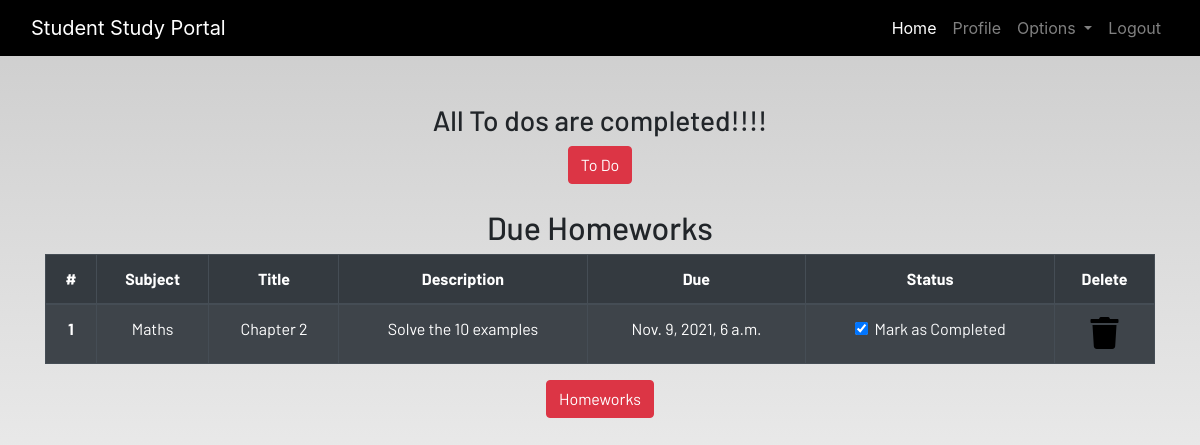
The page /profile/ (signed in) on the database as committed earlier.
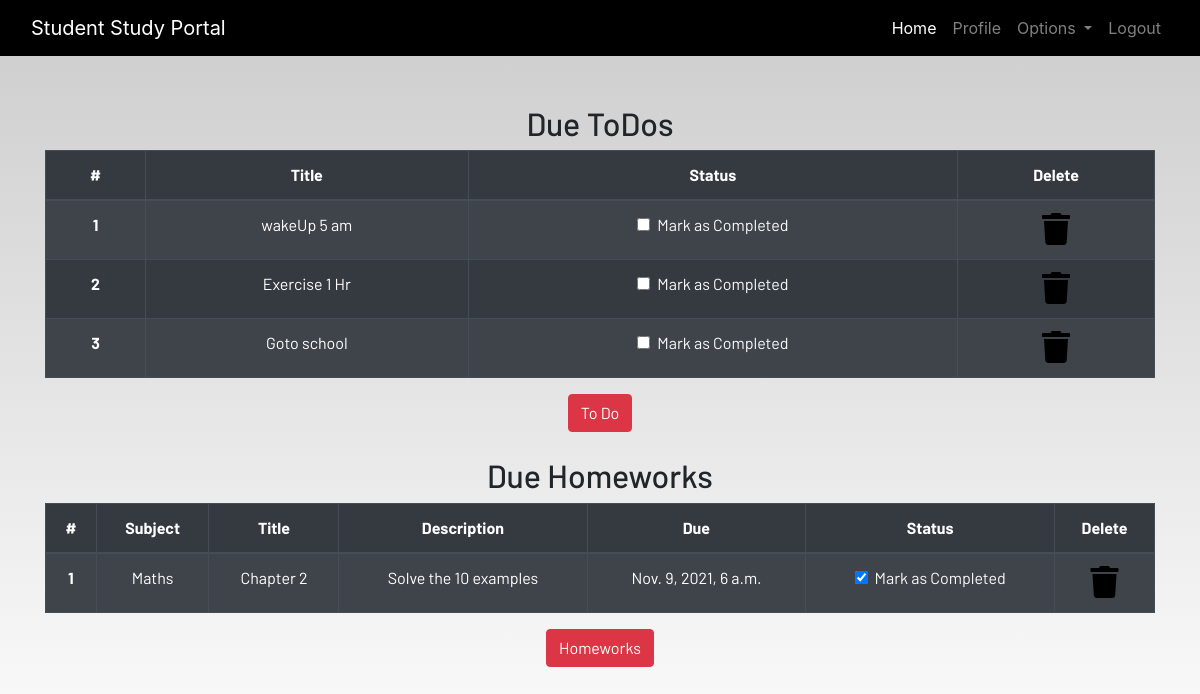
The same page on the database as committed later.
### dashboard/models.py (models this page shows, shortened)
class Homework(models.Model):
    user=models.ForeignKey(User,on_delete=models.CASCADE)
    subject=models.CharField(max_length=50)
    title=models.CharField(max_length=100)
    description=models.TextField()
    due=models.DateTimeField()
    is_finished=models.BooleanField(default=False)

class Todo(models.Model):
    user=models.ForeignKey(User,on_delete=models.CASCADE)
    title=models.CharField(max_length=100)
    is_finished =models.BooleanField(default=False)
    class Meta:
        verbose_name="Todo"
        verbose_name_plural="Todo"

### dashboard/views.py (the view)
# urls.py: path('profile/', dash_views.profile, name='profile'),
def profile(request):
    homeworks=Homework.objects.filter(is_finished=False,user=request.user)
    todos=Todo.objects.filter(is_finished=False,user=request.user)
    if len(homeworks)==0:
        homework_done=True
    else:
        homework_done=False
    if len(todos)==0:
        todos_done=True
    else:
        todos_done=False
    context={
        'homeworks':homeworks,
        'todos':todos,
        'homework_done':homework_done,
        'todos_done':todos_done
    }
    return render(request,'dashboard/profile.html',context)

### dashboard/templates/dashboard/profile.html
{% extends 'dashboard/base.html' %}
{% load static %}
{% load crispy_forms_tags%}
{% block content %}
<section class="text-center">
    <div class="container">
    {% if not todos_done %}
        <h2>Due ToDos</h2>
        <table class="table table-striped table-bordered table-hover table-dark">
            <thead>
                <tr>
                    <th scope="col">#</th>
                    <th scope="col">Title</th>
                    <th scope="col">Status</th>
                    <th scope="col">Delete</th>
                </tr>
            </thead>
            <tbody>
            {% for todo in todos %}
                <tr>
                    <th scope="row">{{forloop.counter}}</th>
                    <td>{{todo.title}}</td>
                    <td>
                        <a href="{% url 'update-todo' todo.id %}">
                            <div class="form-check">
                                {% if todo.is_finished == True %}
                                <input class="form-check-input" type="checkbox" value="" checked >
                                {% else %}
                                <input class="form-check-input" type="checkbox" value="" >
                                {% endif %}
                                <label class="form-check-label text-light" for="flexCheckDefault">
                                    Mark as Completed
                                </label>
                            </div>
                        </a>
                    </td>
                    <td><a href="{% url 'delete-todo' todo.id %}"><i class="fa fa-trash fa-2x"></i></a></td>
                </tr>
            {% endfor %}
            </tbody>
        </table>
        {% else %}
        <h3>All To dos are completed!!!!</h3>
    {% endif %}
        <a href="{% url 'todo' %}" class="btn btn-danger">To Do</a>
        <br><br>
        {% if not homework_done %}
        <h2>Due Homeworks</h2>
        <table class="table table-striped table-bordered table-hover table-dark">
            <thead>
                <tr>
                    <th scope="col">#</th>
                    <th scope="col">Subject</th>
                    <th scope="col">Title</th>
                    <th scope="col">Description</th>
                    <th scope="col">Due</th>
                    <th scope="col">Status</th>
                    <th scope="col">Delete</th>
                </tr>
            </thead>
            <tbody>
               {% for homework in homeworks %}
                <tr>
                    <th scope="row">{{forloop.counter}}</th>
                    <td>{{homework.subject}}</td>
                    <td>{{homework.title}}</td>
                    <td>{{homework.description}}</td>
                    <td>{{homework.due}}</td>
                    <td>
                        <a href="{% url 'update-homework' homework.id %}">
                            <div class="form-check">
                                {% if homework.is_finished == True %}
                                <input class="form-check-input" type="checkbox" value="" checked>
                                {% else %}
                                <input class="form-check-input" type="checkbox" value="" checked>
                                {% endif %}
                                <label class="form-check-label text-light" for="flexCheckDefault">
                                    Mark as Completed
                                </label>
                            </div>
                        </a>
                    </td>
                    <td><a href="{% url 'delete-homework' homework.id %}"><i class="fa fa-trash fa-2x"></i></a></td>
                </tr>
            {% endfor %}
            </tbody>
        </table>
        {% else %}
        <h3>All To homeworks are completed!!!!</h3>
        {% endif %}
        <a href="{% url 'homework' %}" class="btn btn-danger">Homeworks</a>
    </div>
</section>
{% endblock content %}

Rows that differ between the two databases and show on the page:
added Todo: title "wakeUp 5 am"
added Todo: title "Exercise 1 Hr"
added Todo: title "Goto school"
Other text that changed with them:
text no longer shown: "All To dos are completed!!!!"
text now shown: "Due ToDos # Title Status Delete"
